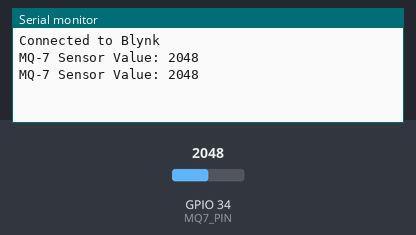
Recording of a sketch running on a simulated ESP32. Shown: the last lines printed to the serial monitor. The test bench sets the inputs (shaded band); at power-on: GPIO 34 (MQ7_PIN) = 2048. WiFi joins after 1.5 s; servers stay silent unless stated.

Above: at 3.0 s.
3.1 s: GPIO 34 (MQ7_PIN) set to 2866
At 4.3 s:
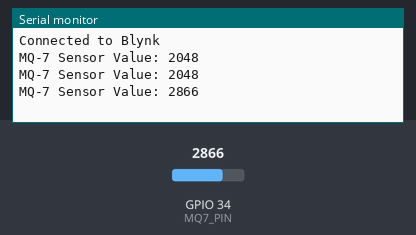
4.6 s: GPIO 34 (MQ7_PIN) set to 3603
At 5.6 s:
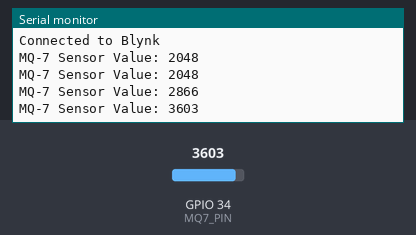
Timing chart, 0 to 7.6 s (numbered marks = the images above; inputs shaded):
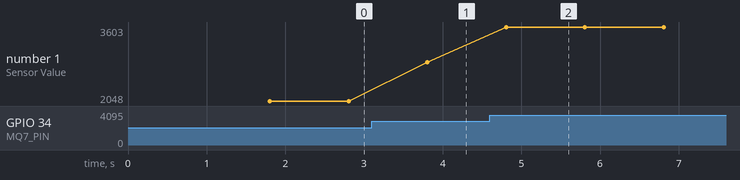

The sketch:

Final.ino
```cpp
#define BLYNK_TEMPLATE_ID ""
#define BLYNK_TEMPLATE_NAME ""
#define BLYNK_AUTH_TOKEN ""

#include <WiFi.h>
#include <WiFiClient.h>
#include <BlynkSimpleEsp32.h>

// Definir el pin del sensor MQ-7
#define MQ7_PIN 34

// Credenciales Wi-Fi
char ssid[] = "";
char pass[] = "";

// Auth Token de Blynk
char auth[] = BLYNK_AUTH_TOKEN;

// Variable para almacenar el valor del sensor
int sensorValue = 0;

void setup() {
  // Inicializar el serial
  Serial.begin(9600);

  // Inicializar Blynk
  Blynk.begin(auth, ssid, pass);
  while(!Blynk.connected()){
    Serial.println("Connecting to Blynk...");
    delay(500);
  }
  Serial.println("Connected to Blynk");

  // Configurar el pin del sensor como entrada
  pinMode(MQ7_PIN, INPUT);
}

void loop() {
  // Leer el valor del sensor
  sensorValue = analogRead(MQ7_PIN);

  // Imprimir el valor en el Serial Monitor
  Serial.print("MQ-7 Sensor Value: ");
  Serial.println(sensorValue);

  // Enviar el valor del sensor a Blynk (asumiendo que usas el Virtual Pin V5)
  Blynk.virtualWrite(V5, sensorValue);

  // Comprobar si el valor del sensor supera 1000
  if (sensorValue > 1000) {
    // Registrar un evento en Blynk y enviar una notificación
    Blynk.logEvent("gas_leak", "¡Se detectó un nivel alto de gas!");
  }

  // Ejecutar Blynk.run() para mantener la conexión
  Blynk.run();

  // Esperar un segundo antes de la siguiente lectura
  delay(1000);
}
```

Measured:
- after the input at 3.1 s, the serial monitor: prints a new line after 0.71 s (image 1)
- after the input at 4.6 s, the serial monitor: prints a new line after 0.21 s (image 2)
- plotted number 1: 2048 → 2866 after the input at 3.1 s, 2866 → 3603 after the input at 4.6 s
